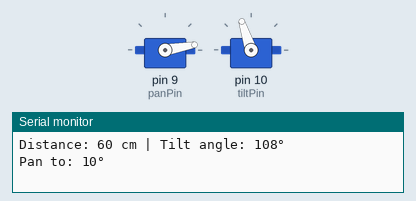
Recording of a sketch running on a simulated Arduino Uno, built with avr-gcc and run on an emulated ATmega328P. Shown: 2 × servo, the last lines printed to the serial monitor.

Above: at 0.05 s.
At 5.1 s:
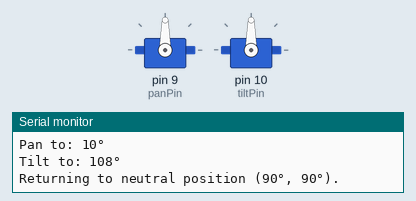
Timing chart, 0 to 6.6 s (numbered marks = the images above):
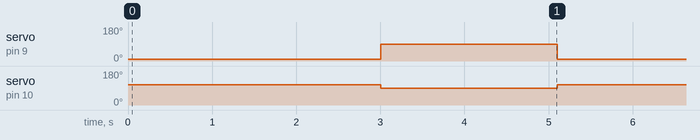

Measured:
- by itself, servo on pin 9 (panPin): alternates 90° for 2.1 s and 10° for 3.0 s
- by itself, servo on pin 10 (tiltPin): alternates 108° for 3.0 s and 90° for 2.1 s

The sketch:

dummy_variable_code.ino
```cpp
#include <Servo.h>

// Create servo objects for pan and tilt
Servo panServo;
Servo tiltServo;

// Pin assignments
const int panPin = 9;    // PWM pin for pan servo
const int tiltPin = 10;  // PWM pin for tilt servo

// Current servo angles
int currentPan = 90;
int currentTilt = 90;

// Dummy position tracking
bool movedToDummy = false;
unsigned long dummyMoveTime = 0;

void setup() {
  Serial.begin(9600);  // Start serial communication for debugging

  panServo.attach(panPin);  // Attach servos to PWM pins
  tiltServo.attach(tiltPin);

  // Move to neutral positions
  panServo.write(currentPan);
  tiltServo.write(currentTilt);
}

void loop() {
  if (!movedToDummy) {

    int dummyPanAngle = 10;
    int dummyDistance = 60;          // horizontal distance in cm
    const float servoHeight = 20.0;  // height above ground in cm

    // Limit pan angle
    dummyPanAngle = constrain(dummyPanAngle, 0, 180);

    // Calculate angle of elevation in radians
    float tiltRadians = atan2(dummyDistance, servoHeight);

    // Convert to degrees
    int tiltAngle = 180 - degrees(tiltRadians);

    // Constrain tilt angle to valid servo range
    tiltAngle = constrain(tiltAngle, 0, 180);

    // Print result
    Serial.print("Distance: ");
    Serial.print(dummyDistance);
    Serial.print(" cm | Tilt angle: ");
    Serial.print(tiltAngle);
    Serial.println("°");

    // Move servos to dummy position
    if (abs(dummyPanAngle - currentPan) >= 2) {
      currentPan = dummyPanAngle;
      panServo.write(currentPan);
      Serial.print("Pan to: ");
      Serial.print(currentPan);
      Serial.println("°");
    }

    if (abs(tiltAngle - currentTilt) >= 2) {
      currentTilt = tiltAngle;
      tiltServo.write(currentTilt);
      Serial.print("Tilt to: ");
      Serial.print(currentTilt);
      Serial.println("°");
    }

    // Start 3-second timer
    dummyMoveTime = millis();
    movedToDummy = true;
  }

  // Return to neutral after 3 seconds
  if (movedToDummy && millis() - dummyMoveTime >= 3000) {
    currentPan = 90;
    currentTilt = 90;
    panServo.write(currentPan);
    tiltServo.write(currentTilt);
    Serial.println("Returning to neutral position (90°, 90°).");

    movedToDummy = false;  // Reset for another test cycle
    delay(2000);           // Optional: pause before next cycle starts
  }

  delay(100);
}
```
